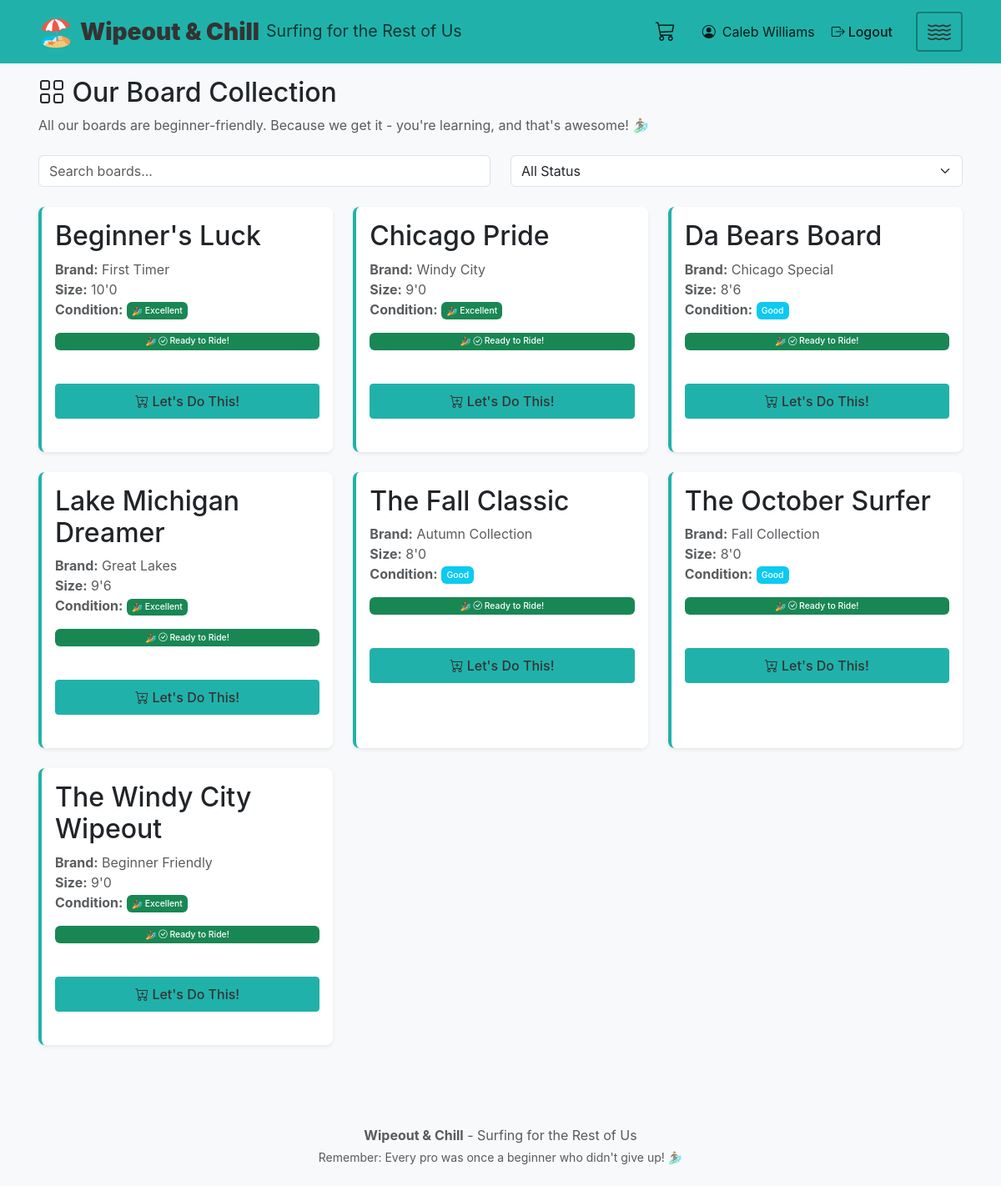
The app's page /boards (signed in) with its own data.
### models/user.py (models this page shows, shortened)
class User(db.Model, UserMixin):
    __tablename__ = 'users'
    id = db.Column(db.String(36), primary_key=True, default=lambda: str(uuid.uuid4()))
    email = db.Column(db.String(255), unique=True, nullable=False)
    full_name = db.Column(db.String(255), nullable=False)
    password_hash = db.Column(db.String(255), nullable=False)  # Password hash for authentication
    location_id = db.Column(db.String(36), db.ForeignKey('locations.id', ondelete='SET NULL'), nullable=True)
    role = db.Column(db.String(50), default='user', nullable=False)
    created_at = db.Column(db.DateTime, default=datetime.utcnow, nullable=False)
    updated_at = db.Column(db.DateTime, default=datetime.utcnow, onupdate=datetime.utcnow, nullable=False)
    @classmethod
    def find_by_id(cls, user_id):
        return cls.query.get(user_id)
    def is_admin(self):
        from utils.constants import USER_ROLE_ADMIN
        return self.role == USER_ROLE_ADMIN

### models/board.py (models this page shows, shortened)
class Board(db.Model):
    __tablename__ = 'boards'
    STATUS_AVAILABLE = BOARD_STATUS_AVAILABLE
    STATUS_CHECKED_OUT = BOARD_STATUS_CHECKED_OUT
    STATUS_DAMAGED = BOARD_STATUS_DAMAGED
    STATUS_IN_REPAIR = BOARD_STATUS_IN_REPAIR
    STATUS_REPLACED = BOARD_STATUS_REPLACED
    CONDITION_EXCELLENT = BOARD_CONDITION_EXCELLENT
    CONDITION_GOOD = BOARD_CONDITION_GOOD
    CONDITION_FAIR = BOARD_CONDITION_FAIR
    id = db.Column(db.String(36), primary_key=True, default=lambda: str(uuid.uuid4()))
    location_id = db.Column(db.String(36), db.ForeignKey('locations.id', ondelete='CASCADE'), nullable=False)
    name = db.Column(db.String(255), nullable=False)
    brand = db.Column(db.String(100), nullable=True)
    size = db.Column(db.String(50), nullable=True)
    image_url = db.Column(db.String(500), nullable=True)  # URL to surfboard image
    status = db.Column(db.String(50), default=BOARD_STATUS_AVAILABLE, nullable=False)
    condition = db.Column(db.String(50), default=BOARD_CONDITION_GOOD, nullable=True)
    created_at = db.Column(db.DateTime, default=datetime.utcnow, nullable=False)
    updated_at = db.Column(db.DateTime, default=datetime.utcnow, onupdate=datetime.utcnow, nullable=False)
    @classmethod
    def find_by_location(cls, location_id):
        return cls.query.filter_by(location_id=location_id).order_by(cls.name).all()

### routes/user_routes.py (the view)
@user_routes.route('/boards')
@login_required
def boards():
    location_id = get_selected_location_id()
    boards_list = Board.find_by_location(location_id) if location_id else []
    all_locations = Location.find_all()
    current_location = Location.find_by_id(location_id) if location_id else None
    return render_template('user/boards.html',
                         boards=boards_list,
                         all_locations=all_locations,
                         current_location=current_location,
                         selected_location_id=location_id)

### app.py (called while the page is built)
@login_manager.user_loader
def load_user(user_id):
    return User.find_by_id(user_id)

### models/location.py (called while the page is built)
    @classmethod
    def find_all(cls):
        return cls.query.all()

    @classmethod
    def find_by_id(cls, location_id):
        return cls.query.get(location_id)

### routes/user_routes.py (called while the page is built, shortened)
def get_selected_location_id():
    location_id = session.get('selected_location_id')
    return location_id

### templates/user/boards.html (shortened to what this page needs)
{% extends "base.html" %}
{% block content %}
<div class="row">
    <div class="col-12">
        <h1 class="mb-2">
            <i class="bi bi-grid"></i> Our Board Collection
        </h1>
        <p class="text-muted mb-4">All our boards are beginner-friendly. Because we get it - you're learning, and that's awesome! 🏄‍♂️</p>
    </div>
</div>
<div class="row mb-4">
    <div class="col-md-6">
        <input type="text" class="form-control" id="boardSearch" placeholder="Search boards...">
    </div>
    <div class="col-md-6">
        <select class="form-select" id="statusFilter">
            <option value="all">All Status</option>
        </select>
    </div>
</div>
<div class="row" id="boardsGrid">
    {% if boards %}
        {% for board in boards %}
        <div class="col-md-4 mb-4 board-card-wrapper" data-board-id="{{ board.id }}" data-status="{{ board.status }}" data-name="{{ board.name|lower }}" data-brand="{{ board.brand|lower if board.brand else '' }}">
            <div class="card h-100 shadow-sm board-card">
                <div class="card-body">
                    <h5 class="card-title">{{ board.name }}</h5>
                    <p class="card-text text-muted">
                        {% if board.brand %}<strong>Brand:</strong> {{ board.brand }}<br>{% endif %}
                        {% if board.size %}<strong>Size:</strong> {{ board.size }}<br>{% endif %}
                        <strong>Condition:</strong>
                        <span class="badge bg-{% if board.condition == 'excellent' %}success{% elif board.condition == 'good' %}info{% else %}warning{% endif %}">
                            {{ board.condition|title }}
                        </span>
                    </p>
                    {% if board.status == 'available' %}
                        <span class="badge bg-success mb-2">
                            <i class="bi bi-check-circle"></i> Ready to Ride!
                        </span>
                        <br>
                        <button class="btn btn-primary btn-sm mt-2 checkout-btn" data-board-id="{{ board.id }}">
                            <i class="bi bi-cart-plus"></i> Let's Do This!
                        </button>
                    {% elif board.status == 'damaged' %}
                        <span class="badge bg-danger mb-2">
                            <i class="bi bi-exclamation-triangle"></i> Taking a Break
                        </span>
                        <p class="text-muted small mt-2 mb-0">Even boards need rest sometimes!</p>
                    {% elif board.status == 'in_repair' %}
                        <span class="badge bg-secondary mb-2">
                            <i class="bi bi-tools"></i> Getting Some TLC
                        </span>
                        <p class="text-muted small mt-2 mb-0">Back soon, better than ever!</p>
                    {% endif %}
                </div>
            </div>
        </div>
        {% endfor %}
    {% endif %}
</div>
{% endblock %}

### templates/base.html (shortened to what this page needs)
<!DOCTYPE html>
<html lang="en">
<head>
    <link href="https://cdn.jsdelivr.net/npm/bootstrap@5.3.2/dist/css/bootstrap.min.css" rel="stylesheet">
    <link href="https://cdn.jsdelivr.net/npm/bootstrap-icons@1.11.1/font/bootstrap-icons.css" rel="stylesheet">
    <link href="{{ url_for('static', filename='css/custom.css') }}" rel="stylesheet">
    <link href="{{ url_for('static', filename='css/animations.css') }}" rel="stylesheet">
    <link href="{{ url_for('static', filename='css/branding.css') }}" rel="stylesheet">
</head>
<body>
    <nav class="navbar navbar-expand-lg navbar-teal">
        <div class="container">
            <a class="navbar-brand" href="{{ url_for('user_routes.dashboard') }}">
                <span style="font-size: 1.2em;">🏖️</span><strong class="ms-2">Wipeout & Chill</strong>
                <small class="d-none d-md-inline ms-2" style="font-size: 0.7em;">Surfing for the Rest of Us</small>
            </a>
            {% if current_user.is_authenticated %}
            <div class="d-flex align-items-center">
                <ul class="navbar-nav d-flex flex-row align-items-center me-3">
                    <li class="nav-item me-3">
                        <a href="{{ url_for('cart_routes.view_cart') }}" class="nav-link d-flex align-items-center position-relative" style="padding: 0.5rem 0.5rem; text-decoration: none; color: inherit;">
                            <i class="bi bi-cart3" style="font-size: 1.5rem;"></i>
                        </a>
                    </li>
                    <li class="nav-item">
                        <span class="navbar-text d-flex align-items-center">
                            <i class="bi bi-person-circle me-2"></i> {{ current_user.full_name }}
                        </span>
                    </li>
                    <li class="nav-item">
                        <a class="nav-link d-flex align-items-center" href="{{ url_for('auth_routes.logout') }}">
                            <i class="bi bi-box-arrow-right me-1"></i> Logout
                        </a>
                    </li>
                </ul>
                <button class="navbar-toggler wave-menu-btn" type="button" data-bs-toggle="collapse" data-bs-target="#navbarNav" aria-controls="navbarNav" aria-expanded="false" aria-label="Toggle navigation">
                    <i class="bi bi-water"></i>
                </button>
            </div>
            {% else %}
            <button class="navbar-toggler" type="button" data-bs-toggle="collapse" data-bs-target="#navbarNav" aria-controls="navbarNav" aria-expanded="false" aria-label="Toggle navigation">
                <span class="navbar-toggler-icon"></span>
            </button>
            {% endif %}
        </div>
    </nav>
    <main class="container my-4">
        {% block content %}{% endblock %}
    </main>
    <footer class="bg-light mt-5 py-4">
        <div class="container text-center">
            <p class="text-muted mb-1"><strong>Wipeout & Chill</strong> - Surfing for the Rest of Us</p>
            <p class="text-muted mb-0 small">Remember: Every pro was once a beginner who didn't give up! 🏄‍♂️</p>
        </div>
    </footer>
</body>
</html>

### static/css/custom.css (style rules this page uses)
:root { --primary-color: #0077BE; --secondary-color: #20B2AA; --success-color: #28A745; --warning-color: #FFC107; --danger-color: #DC3545; --info-color: #17A2B8; --teal-color: #20B2AA; --teal-dark: #1a8f88; }
.navbar-teal { background-color: var(--teal-color) !important; color: #333; padding: 0.75rem 0; position: fixed !important; top: 0; left: 0; right: 0; z-index: 1030; width: 100%; }
.navbar-teal .navbar-brand { color: #333 !important; font-weight: 600; font-size: clamp(1.25rem, 3.5vw, 1.75rem); display: flex; align-items: center; }
.navbar-teal .navbar-brand span { font-size: clamp(1.5rem, 4vw, 2rem); line-height: 1; }
.navbar-teal .navbar-brand small { color: rgba(0, 0, 0, 0.7) !important; font-weight: 400; font-size: clamp(0.65rem, 1.5vw, 0.875rem); }
.navbar-teal .nav-link { color: rgba(0, 0, 0, 0.85) !important; font-weight: 500; padding: 0.5rem clamp(0.5rem, 2vw, 1rem); font-size: clamp(0.875rem, 1.5vw, 1rem); }
.navbar-teal .navbar-text { color: rgba(0, 0, 0, 0.85) !important; margin: 0; padding: 0.5rem 0; }
.navbar-teal .wave-menu-btn { border: 2px solid rgba(0, 0, 0, 0.3); padding: clamp(0.375rem, 1vw, 0.5rem) clamp(0.5rem, 1.5vw, 0.75rem); border-radius: 0.25rem; background: transparent; display: flex !important; align-items: center; justify-content: center; width: auto; height: auto; min-width: 2.5rem; }
.navbar-teal .wave-menu-btn .bi-water { font-size: clamp(1.25rem, 3vw, 1.75rem); color: #333 !important; display: block !important; line-height: 1; }
.navbar-teal .navbar-nav.d-flex { gap: 0.5rem; }
.navbar-teal .navbar-nav.d-flex .nav-item { display: flex; align-items: center; }
.navbar-teal { position: relative; }
.navbar-teal .container { position: relative; }
.navbar-teal .navbar-nav.d-flex { margin-left: auto; }
.navbar-teal .navbar-nav.d-flex .nav-link { padding: 0.5rem 0.75rem; }
body { background-color: #F8F9FA; font-family: -apple-system, BlinkMacSystemFont, 'Segoe UI', Roboto, 'Helvetica Neue', Arial, sans-serif; padding-top: 60px; }
main.container { margin-top: 0 !important; padding-top: 1rem; }
.board-card { transition: transform 0.2s ease, box-shadow 0.2s ease; cursor: pointer; height: 100%; display: flex; flex-direction: column; border-left: 4px solid var(--teal-color); box-shadow: 0 2px 4px rgba(32, 178, 170, 0.1); }
.board-card .card-body { display: flex; flex-direction: column; flex-grow: 1; }
.board-card .checkout-btn, .board-card .add-to-cart-btn { margin-top: auto; width: 100%; background-color: var(--teal-color) !important; border-color: var(--teal-color) !important; color: #333 !important; font-weight: 500; }
.badge { font-size: clamp(0.65em, 1.2vw, 0.75em) !important; padding: 0.2em 0.4em !important; font-weight: 500; }
.board-card .badge { font-size: 0.65em !important; padding: 0.35em 0.6em !important; line-height: 1.3 !important; vertical-align: middle; text-align: center; white-space: nowrap; }
.btn { transition: all 0.2s ease; }
.card { border: none; border-radius: 8px; }
body { font-size: clamp(0.875rem, 1.5vw, 1rem); }
h1, h2, h3, h4, h5, h6 { font-size: clamp(1.25rem, 3vw, 2rem); }
.container { padding-left: clamp(0.75rem, 3vw, 1rem); padding-right: clamp(0.75rem, 3vw, 1rem); }
.card { margin-bottom: clamp(0.75rem, 2vw, 1.5rem); }
.btn { padding: clamp(0.375rem, 1vw, 0.5rem) clamp(0.75rem, 2vw, 1rem); font-size: clamp(0.875rem, 1.5vw, 1rem); }

### static/css/branding.css (style rules this page uses)
:root { --wipeout-blue: #0B162A; --wipeout-orange: #C83803; --wipeout-fall: #8B4513; --wipeout-chicago: #E31837; }
.board-card { transition: all 0.3s ease; border-left: 4px solid #20B2AA; box-shadow: 0 2px 4px rgba(32, 178, 170, 0.1); }
.badge.bg-success::before { content: "🏄 "; }

### records on screen
User: full_name "Caleb Williams"
Board: name "Beginner's Luck", brand "First Timer", size "10'0", condition "Excellent"
Board: name "Chicago Pride", brand "Windy City", size "9'0", condition "Excellent"
Board: name "Da Bears Board", brand "Chicago Special", size "8'6", condition "Good"
Board: name "Lake Michigan Dreamer", brand "Great Lakes", size "9'6", condition "Excellent"
Board: name "The Fall Classic", brand "Autumn Collection", size "8'0", condition "Good"
Board: name "The October Surfer", brand "Fall Collection", size "8'0", condition "Good"
Board: name "The Windy City Wipeout", brand "Beginner Friendly", size "9'0", condition "Excellent"
